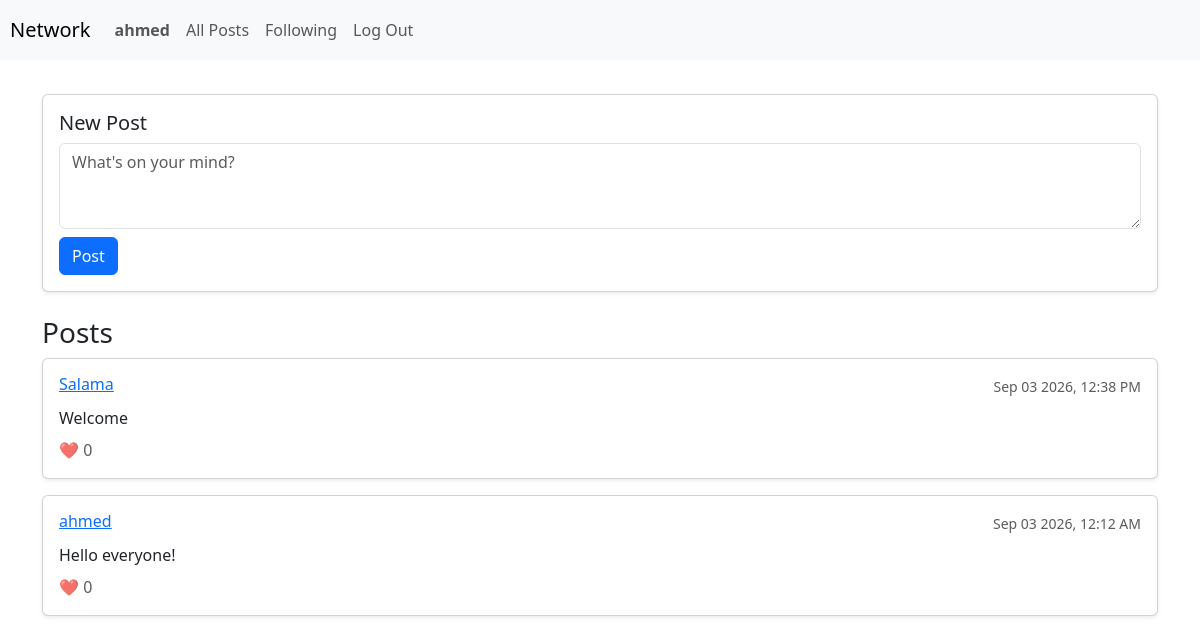
/ (signed in), run on the app's committed database.
### network/models.py (models this page shows, shortened)
class User(AbstractUser):
    pass

class Post(models.Model):
    user = models.ForeignKey(User, on_delete=models.CASCADE, related_name="posts")
    content = models.TextField(blank=False)
    timestamp = models.DateTimeField(auto_now_add=True)
    likes = models.ManyToManyField(User, blank=True, related_name="liked_posts")

### network/views.py (the view)
# urls.py: path("", views.index, name="index"),
def index(request):
    if request.method == "POST":
        content = request.POST.get("content")
        if content and request.user.is_authenticated:
            Post.objects.create(user=request.user, content=content)
            return redirect("index")
    posts = Post.objects.all().order_by("-timestamp")
    return render(request, "network/index.html", {
        "posts": posts
    })

### network/templates/network/index.html (shortened to what this page needs)
{% extends "network/layout.html" %}
{% block body %}
    <div class="container mt-4">
        {% if user.is_authenticated %}
            <div class="card mb-4 p-3 shadow-sm">
                <h5>New Post</h5>
                <form action="{% url 'index' %}" method="POST">
                    <div class="form-group mb-2">
                        <textarea class="form-control" name="content" rows="3" placeholder="What's on your mind?" required></textarea>
                    </div>
                    <button type="submit" class="btn btn-primary">Post</button>
                </form>
            </div>
        {% endif %}
        <h3>Posts</h3>
        <div class="posts-list">
            {% for post in posts %}
                <div class="card mb-3 p-3 shadow-sm">
                    <div class="d-flex justify-content-between align-items-center">
                        <h6 class="font-weight-bold mb-1">
                            <a href="{% url 'profile' post.user.username %}">{{ post.user.username }}</a>
                        </h6>
                        <small class="text-muted">{{ post.timestamp|date:"M d Y, h:i A" }}</small>
                    </div>
                    <p class="mt-2 mb-2">{{ post.content }}</p>
                    <div class="text-muted">
                        ❤️ {{ post.likes.count }}
                    </div>
                </div>
            {% empty %}
                <p class="text-muted">No posts available yet.</p>
            {% endfor %}
        </div>
    </div>
{% endblock %}

### network/templates/network/layout.html (shortened to what this page needs)
{% load static %}
<!DOCTYPE html>
<html lang="en">
    <head>
        <link href="https://cdn.jsdelivr.net/npm/bootstrap@5.3.8/dist/css/bootstrap.min.css" rel="stylesheet">
        <link href="{% static 'network/styles.css' %}" rel="stylesheet">
    </head>
    <body>
        <nav class="navbar navbar-expand-lg navbar-light bg-light sticky-top">
            <a class="navbar-brand" href="{% url 'index' %}">Network</a>
            <div>
              <ul class="navbar-nav mr-auto">
                {% if user.is_authenticated %}
                    <li class="nav-item">
                        <a class="nav-link" href="{%url 'profile' user.username%}"><strong>{{ user.username }}</strong></a>
                    </li>
                {% endif %}
                <li class="nav-item">
                  <a class="nav-link" href="{% url 'index' %}">All Posts</a>
                </li>
                {% if user.is_authenticated %}
                    <li class="nav-item">
                        <a class="nav-link" href="#">Following</a>
                    </li>
                    <li class="nav-item">
                        <a class="nav-link" href="{% url 'logout' %}">Log Out</a>
                    </li>
                {% endif %}
              </ul>
            </div>
          </nav>
        <div class="body" id="Main-Container">
            {% block body %}
            {% endblock %}
        </div>
    </body>
</html>

### network/static/network/styles.css (style rules this page uses)
#Main-Container { padding: 10px; }
.navbar { padding:10px; }

### data on the page
User: username "ahmed"
Post: user.username "Salama", timestamp "Sep 03 2026, 12:38 PM", content "Welcome", likes.count "0"
Post: user.username "ahmed", timestamp "Sep 03 2026, 12:12 AM", content "Hello everyone!", likes.count "0"
